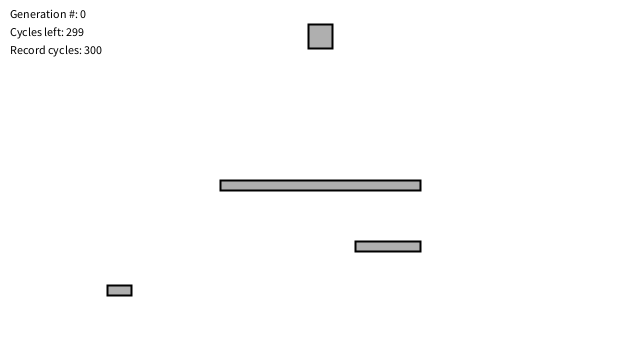
Frame 1 (no input)
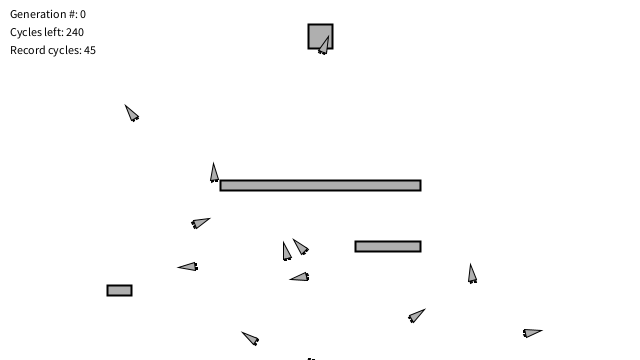
Frame 60 (the mouse pressed at the canvas centre just before this capture)
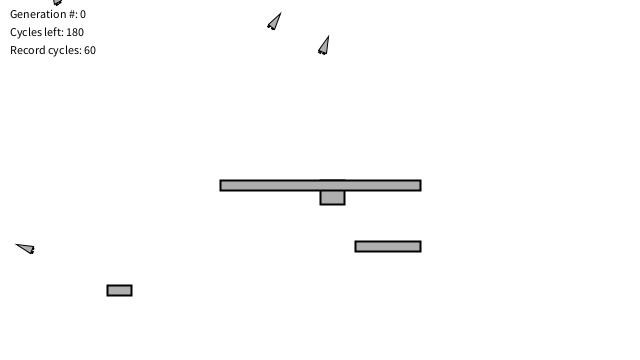
Frame 120 (the mouse held since frame 60 and released just before this capture)

The Processing sketch that drew these frames (run headless with seeded random() and noise(); from frame 60 on, the mouse is pressed at the canvas centre):

// Processing sketch: exer_9_9
// ── exer_9_9.pde
/* Rilla's solution for exercise 9.9 in Daniel Shiffman's Nature of Code based
on his Smart Rockets code from example 9.3 

Exercise 9.9
Implement the rocket firing pattern of Jer Thorp’s Smart Rockets. Each rocket only 
gets five thrusters (of any direction and strength) that follow a firing sequence 
(of arbitrary length). Jer’s simulation also gives the rockets a finite amount of 
fuel. */

// Smart Rockets w/ Genetic Algorithms

// Each Rocket's DNA is an array of PVectors
// Each PVector acts as a force for each frame of animation
// Imagine an booster on the end of the rocket that can point in any direction
// and fire at any strength every frame

// The Rocket's fitness is a function of how close it gets to the target as well as how fast it gets there

// This example is inspired by Jer Thorp's Smart Rockets
// http://www.blprnt.com/smartrockets/

int lifetime;  // How long should each generation live

Population population;  // Population

int lifecycle;          // Timer for cycle of generation
int recordtime;         // Fastest time to target

Obstacle target;        // Target position

//int diam = 24;          // Size of target

ArrayList<Obstacle> obstacles;  //an array list to keep track of all the obstacles!

void setup() {
  size(640, 360);
  // The number of cycles we will allow a generation to live
  lifetime = 300;

  // Initialize variables
  lifecycle = 0;
  recordtime = lifetime;
  
  target = new Obstacle(width/2-12, 24, 24, 24);

  // Create a population with a mutation rate, and population max
  float mutationRate = 0.01;
  population = new Population(mutationRate, 50);

  // Create the obstacle course  
  obstacles = new ArrayList<Obstacle>();
  obstacles.add(new Obstacle(width/2-100, height/2, 200, 10));
  obstacles.add(new Obstacle(random(width), random(100, height), random(100), 10));
  obstacles.add(new Obstacle(random(width), random(100, height), random(100), 10));
}

void draw() {
  background(255);

  // Draw the start and target positions
  target.display();

  // If the generation hasn't ended yet
  if (lifecycle < lifetime) {
    population.live(obstacles);
    if ((population.targetReached()) && (lifecycle < recordtime)) {
      recordtime = lifecycle;
    }
    lifecycle++;
    // Otherwise a new generation
  } 
  else {
    lifecycle = 0;
    population.fitness();
    population.selection();
    population.reproduction();
  }

  // Draw the obstacles
  for (Obstacle obs : obstacles) {
    obs.display();
  }

  // Display some info
  fill(0);
  text("Generation #: " + population.getGenerations(), 10, 18);
  text("Cycles left: " + (lifetime-lifecycle), 10, 36);
  text("Record cycles: " + recordtime, 10, 54);
  
  
}

// Move the target if the mouse is pressed
// System will adapt to new target
void mousePressed() {
  target.position.x = mouseX;
  target.position.y = mouseY;
  
  recordtime = lifetime;
}
// ── DNA.pde
// The Nature of Code
// Daniel Shiffman
// http://natureofcode.com

// Pathfinding w/ Genetic Algorithms

// DNA is an array of vectors

class DNA {

  // The genetic sequence
  PVector[] genes;

  // The maximum strength of the forces - let's go with 1
  float maxforce = 1;

  // Constructor (makes a DNA of random PVectors)
  DNA() {
    genes = new PVector[lifetime*5];
    for (int i = 0; i < genes.length; i++) {
      float angle = random(TWO_PI);
      genes[i] = new PVector(cos(angle), sin(angle));
      genes[i].mult(random(0, maxforce));
    }
  }

  // Constructor #2, creates the instance based on an existing array
  DNA(PVector[] newgenes) {
    // We could make a copy if necessary
    // genes = (PVector []) newgenes.clone();
    genes = newgenes;
  }

  // CROSSOVER
  // Creates new DNA sequence from two (this & and a partner)
  DNA crossover(DNA partner) {
    PVector[] child = new PVector[genes.length];
    // Pick a midpoint
    int crossover = int(random(genes.length));
    // Take "half" from one and "half" from the other
    for (int i = 0; i < genes.length; i++) {
      if (i > crossover) child[i] = genes[i];
      else               child[i] = partner.genes[i];
    }    
    DNA newgenes = new DNA(child);
    return newgenes;
  }

  // Based on a mutation probability, picks a new random Vector
  void mutate(float m) {
    for (int i = 0; i < genes.length; i++) {
      if (random(1) < m) {
        float angle = random(TWO_PI);
        genes[i] = new PVector(cos(angle), sin(angle));
        genes[i].mult(random(0, maxforce));
        //        float angle = random(-0.1,0.1);
        //        genes[i].rotate(angle);
        //        float factor = random(0.9,1.1);
        //        genes[i].mult(factor);
        if (i ==0) genes[i].normalize();
      }
    }
  }
}
// ── Obstacle.pde
// The Nature of Code
// Daniel Shiffman
// http://natureofcode.com

// Pathfinding w/ Genetic Algorithms

// A class for an obstacle, just a simple rectangle that is drawn
// and can check if a Rocket touches it

// Also using this class for target position


class Obstacle {

  PVector position;
  float w,h;
  
  Obstacle(float x, float y, float w_, float h_) {
    position = new PVector(x,y);
    w = w_;
    h = h_;
  }

  void display() {
    stroke(0);
    fill(175);
    strokeWeight(2);
    rectMode(CORNER);
    rect(position.x,position.y,w,h);
  }

  boolean contains(PVector spot) {
    if (spot.x > position.x && spot.x < position.x + w && spot.y > position.y && spot.y < position.y + h) {
      return true;
    } else {
      return false;
    }
  }

}
// ── Population.pde
// The Nature of Code
// Daniel Shiffman
// http://natureofcode.com

// Pathfinding w/ Genetic Algorithms

// A class to describe a population of "creatures"

class Population {

  float mutationRate;          // Mutation rate
  Rocket[] population;         // Array to hold the current population
  ArrayList<Rocket> matingPool;    // ArrayList which we will use for our "mating pool"
  int generations;             // Number of generations

   // Initialize the population
   Population(float m, int num) {
    mutationRate = m;
    population = new Rocket[num];
    matingPool = new ArrayList<Rocket>();
    generations = 0;
    //make a new set of creatures
    for (int i = 0; i < population.length; i++) {
      PVector position = new PVector(width/2,height+20);
      population[i] = new Rocket(position, new DNA(),population.length);
    }
  }

  void live (ArrayList<Obstacle> os) {
    // For every creature
    for (int i = 0; i < population.length; i++) {
      // If it finishes, mark it down as done!
      population[i].checkTarget();
      population[i].run(os);
    }
  }

  // Did anything finish?
  boolean targetReached() {
    for (int i = 0; i < population.length; i++) {
      if (population[i].hitTarget) return true;
    }
    return false;
  }

  // Calculate fitness for each creature
  void fitness() {
    for (int i = 0; i < population.length; i++) {
      population[i].fitness();
    }
  }

  // Generate a mating pool
  void selection() {
    // Clear the ArrayList
    matingPool.clear();

    // Calculate total fitness of whole population
    float maxFitness = getMaxFitness();

    // Calculate fitness for each member of the population (scaled to value between 0 and 1)
    // Based on fitness, each member will get added to the mating pool a certain number of times
    // A higher fitness = more entries to mating pool = more likely to be picked as a parent
    // A lower fitness = fewer entries to mating pool = less likely to be picked as a parent
    for (int i = 0; i < population.length; i++) {
      float fitnessNormal = map(population[i].getFitness(),0,maxFitness,0,1);
      int n = (int) (fitnessNormal * 100);  // Arbitrary multiplier
      for (int j = 0; j < n; j++) {
        matingPool.add(population[i]);
      }
    }
  }

  // Making the next generation
  void reproduction() {
    // Refill the population with children from the mating pool
    for (int i = 0; i < population.length; i++) {
      // Sping the wheel of fortune to pick two parents
      int m = int(random(matingPool.size()));
      int d = int(random(matingPool.size()));
      // Pick two parents
      Rocket mom = matingPool.get(m);
      Rocket dad = matingPool.get(d);
      // Get their genes
      DNA momgenes = mom.getDNA();
      DNA dadgenes = dad.getDNA();
      // Mate their genes
      DNA child = momgenes.crossover(dadgenes);
      // Mutate their genes
      child.mutate(mutationRate);
      // Fill the new population with the new child
      PVector position = new PVector(width/2,height+20);
      population[i] = new Rocket(position, child,population.length);
    }
    generations++;
  }

  int getGenerations() {
    return generations;
  }

  // Find highest fintess for the population
  float getMaxFitness() {
    float record = 0;
    for (int i = 0; i < population.length; i++) {
       if(population[i].getFitness() > record) {
         record = population[i].getFitness();
       }
    }
    return record;
  }

}
// ── Rocket.pde
// The Nature of Code
// Daniel Shiffman
// http://natureofcode.com

// Rocket class -- this is just like our Boid / Particle class
// the only difference is that it has DNA & fitness

class Rocket {

  // All of our physics stuff
  PVector position;
  PVector velocity;
  PVector acceleration;

  float fuel = 500;

  // Size
  float r;

  // How close did it get to the target
  float recordDist;

  // Fitness and DNA
  float fitness;
  DNA dna;
  // To count which force we're on in the genes
  int geneCounter = 0;

  boolean hitObstacle = false;    // Am I stuck on an obstacle?
  boolean hitTarget = false;   // Did I reach the target
  int finishTime;              // What was my finish time?

  //constructor
  Rocket(PVector l, DNA dna_, int totalRockets) {
    acceleration = new PVector();
    velocity = new PVector();
    position = l.get();
    r = 4;
    dna = dna_;
    finishTime = 0;          // We're going to count how long it takes to reach target
    recordDist = 10000;      // Some high number that will be beat instantly
  }

  // FITNESS FUNCTION 
  // distance = distance from target
  // finish = what order did i finish (first, second, etc. . .)
  // f(distance,finish) =   (1.0f / finish^1.5) * (1.0f / distance^6);
  // a lower finish is rewarded (exponentially) and/or shorter distance to target (exponetially)
  void fitness() {
    if (recordDist < 1) recordDist = 1;

    // Reward finishing faster and getting close
    fitness = (1/(finishTime*recordDist*2));

    // Make the function exponential
    fitness = pow(fitness, 4);

    if (hitObstacle) fitness *= 0.05; // lose 95% of fitness hitting an obstacle
    if (hitTarget) fitness *= 3; // three the fitness for finishing!
  }

  // Run in relation to all the obstacles
  // If I'm stuck, don't bother updating or checking for intersection
  // Likewise if I'm out of fuel, don't bother
  void run(ArrayList<Obstacle> os) {
    float fuelConsumed = 0;
    
    // save currentPos as we will use it later to determine power consumption
    PVector currentPos = this.position.get();
    
    // while we haven't hit an obstacle, our target, OR run out of fuel
    if (!hitObstacle && !hitTarget && fuel > 0) {
      
      // Pull out 5 forces from dna - one for each thruster - apply them all
      for (int i = 0; i < 5; i++) {
        applyForce(dna.genes[geneCounter+i]);
      }
      // move geneCountner along
      geneCounter = (geneCounter + 5) % dna.genes.length;
      
      // do an update after applying our 5 thrusters
      update();
      
      // If I hit an edge or an obstacle
      obstacles(os);
    }

    // work out how much we just moved
    PVector newCurrentPos = this.position.get();
    newCurrentPos.sub(currentPos);
    float distTravelled = newCurrentPos.mag();
    
    // subtract it from fuel we have available
    fuel -= distTravelled;

    // Draw me!
    if (!hitObstacle) {
      display();
    }
  }

  // Did I make it to the target?
  void checkTarget() {
    float d = dist(position.x, position.y, target.position.x, target.position.y);
    if (d < recordDist) recordDist = d;

    if (target.contains(position) && !hitTarget) {
      hitTarget = true;
    } else if (!hitTarget) {
      finishTime++;
    }
  }

  // Did I hit an obstacle?
  void obstacles(ArrayList<Obstacle> os) {
    for (Obstacle obs : os) {
      if (obs.contains(position)) {
        hitObstacle = true;
      }
    }
  }

  void applyForce(PVector f) {
    acceleration.add(f);
  }


  void update() {
    velocity.add(acceleration);
    position.add(velocity);
    acceleration.mult(0);
  }

  void display() {
    //background(255,0,0);
    float theta = velocity.heading2D() + PI/2;
    fill(200, 100);
    stroke(0);
    strokeWeight(1);
    pushMatrix();
    translate(position.x, position.y);
    rotate(theta);

    // Thrusters
    rectMode(CENTER);
    fill(0);
    rect(-r/2, r*2, r/2, r);
    rect(r/2, r*2, r/2, r);

    // Rocket body
    fill(175);
    beginShape(TRIANGLES);
    vertex(0, -r*2);
    vertex(-r, r*2);
    vertex(r, r*2);
    endShape();

    popMatrix();
  }

  float getFitness() {
    return fitness;
  }

  DNA getDNA() {
    return dna;
  }

  boolean stopped() {
    return hitObstacle;
  }
}
